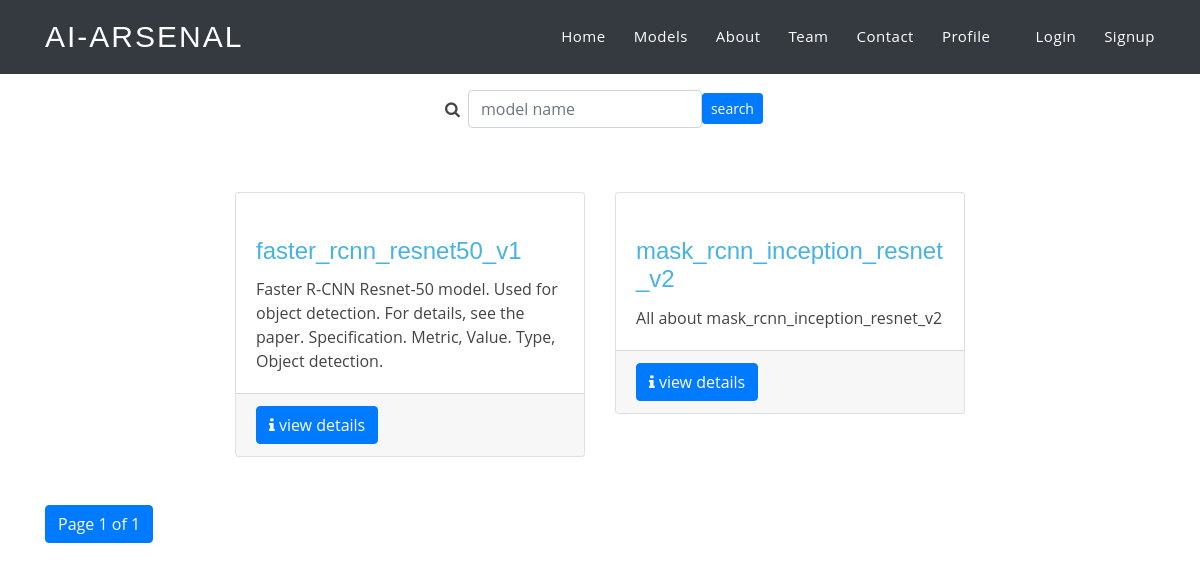
The app's page /dashboard/, older data.
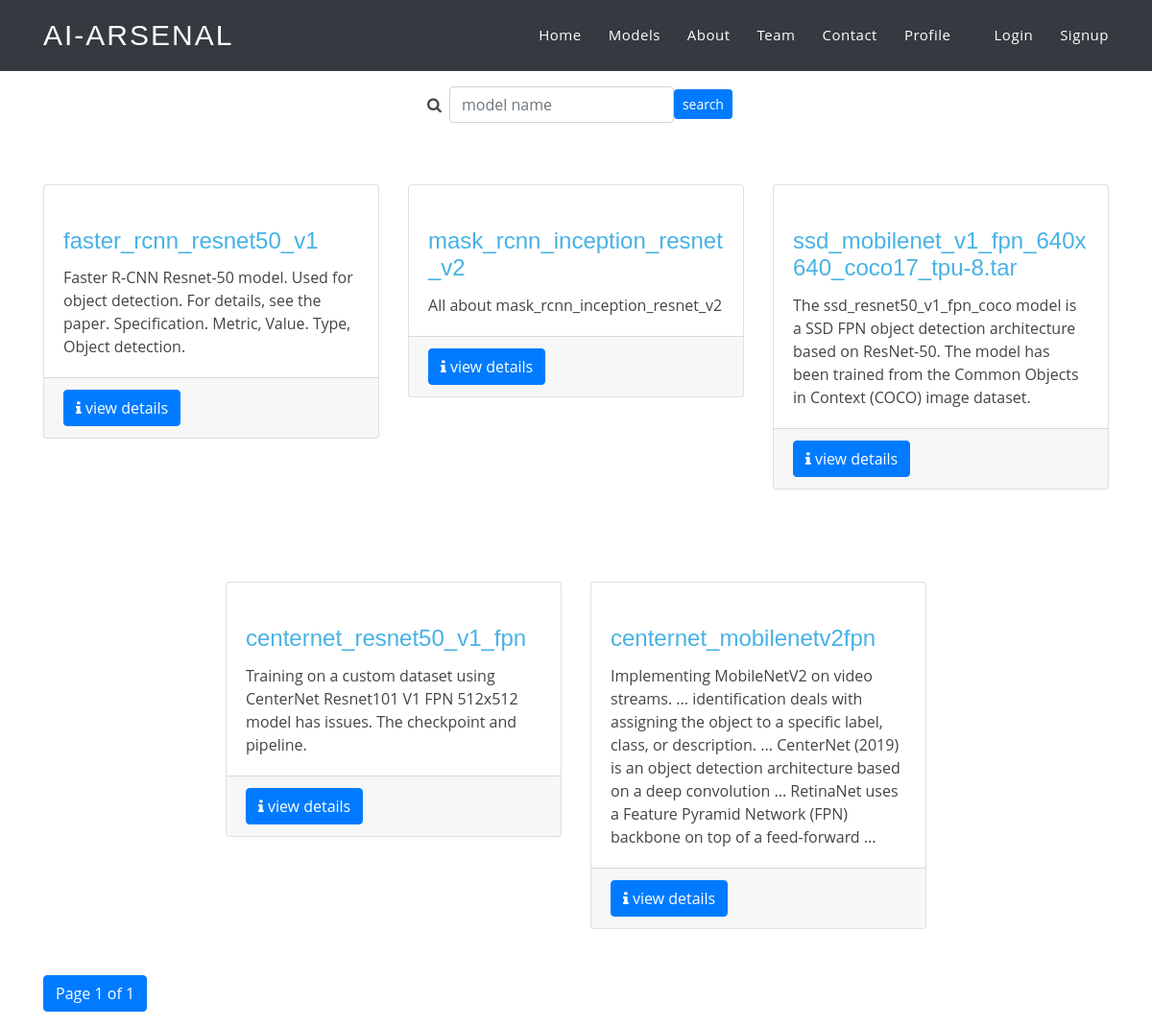
The same page, newer data.
### storage/models.py (models this page shows, shortened)
class AiModel(models.Model):
    model_category =(
        (1,"image"),
        (2,"text"),
        (3,"nlp"),
        (4,"video"),
        (5,"others"),
    )
    name = models.CharField(max_length=225,default='model')
    summary = models.TextField()
    model_file =models.FileField(upload_to='ai_models',null=True)
    category= models.IntegerField(choices=model_category,default=model_category[0][1])
    model_image = models.ImageField(upload_to='ai_models/images',null=True)
    uploader =models.ForeignKey(User,on_delete=models.DO_NOTHING,default=2)
    uploaded_on =models.DateTimeField(auto_now=True)

### users/views.py (the view)
# urls.py: path('dashboard/',DashboardListView.as_view(),name='dashboard'),
class DashboardListView(ListView):
    model = AiModel
    template_name = "users/dashboard.html"
    paginate_by = 10

### templates/users/dashboard.html (shortened to what this page needs)
{% extends 'layout/base.html' %}
{% load static %}
{% block content %}
<div class="container">
    <div class="row  justify-content-center">
        <div class="col-l2 my-3">
            <form class="form-inline" action="{% url 'search_ai_model' %}">
                <div class="form-group">
                    <label for="q" class="p-2"><i class="fa fa-search" aria-hidden="true"></i> </label>
                    <input type="text" name="q" id="q" class="form-control " placeholder="model name"
                        aria-describedby="qhelp">
                    <button class="btn btn-sm btn-primary">search</button>
                </div>
            </form>
        </div>
    </div>
</div>
<div class="container">
  <div class="row justify-content-center">
      {% for record in page_obj %}
      <div class="col-lg-4 col-xs-4 my-5">
          <div class="card">
              <a href="{% url 'detail_model' record.id %}"><img class="card-img-top "
                src="{{ record.model_image.url }} " alt=""></a>
              <div class="card-body">
                  <h4 class="card-title"><a href="{% url 'detail_model' record.id %}">{{record.name}}</a></h4>
                  <p class="card-text">{{record.summary}}</p>
              </div>
              <div class="card-footer">
                  <a class="btn btn-primary" href="{% url 'detail_model' record.id %}"><i class="fa fa-info"
                          aria-hidden="true"></i> view details</a>
              </div>
          </div>
      </div>
      {% endfor %}
  </div>
  <div class="row justify-content-center">
      <div class="col">
          <nav aria-label="Page navigation example">
              <ul class="pagination">
                  <li class="page-item active" aria-current="page">
                      <a class="page-link">
                          Page {{ page_obj.number }} of {{ page_obj.paginator.num_pages }}
                      </a>
                  </li>
              </ul>
          </nav>
      </div>
  </div>
</div>
{% endblock content %}

### templates/layout/base.html (shortened to what this page needs)
<!doctype html>
<html lang="en">
<head>
  <link rel="stylesheet" href="https://cdn.jsdelivr.net/npm/bootstrap@4.6.0/dist/css/bootstrap.min.css"
>
  <link rel="stylesheet" href="https://cdnjs.cloudflare.com/ajax/libs/font-awesome/4.7.0/css/font-awesome.min.css">
  {% load static %}
</head>
<body>
<header id="header"  class="bg-dark">
  <div class="container d-flex align-items-center">
    <h1 class="logo mr-auto"><a href="{% url 'index' %}">AI-ARSENAL</a></h1>
    <nav class="nav-menu d-none d-lg-block">
      <ul>
        {% if user.is_authenticated %}
        <li class="active"><a href="{% url 'index' %}">Home</a></li>
        <li><a href="{% url 'view_model' %}">View</a></li>
        <li><a href="{% url 'about' %}">About</a></li>
        <li><a href="{% url 'team' %}">Team</a></li>
        <li><a href="{% url 'contact' %}">Contact</a></li>
        <li class=""><a href="{% url 'upload_ai_model' %}">Upload</a></li>
        <li class="drop-down"><a href="">Profile</a>
          <ul>
            <li><a href="{% url 'password_change' %}">Change <br> Password</a></li>
            <li><a href="{% url 'logout' %}">Logout</a></li>
          </ul>
        </li>
        <!--
          <ul class="nav-item dropdown ">
            <a class="nav-link text-white dropdown-toggle" href="#" id="dropdownId" data-toggle="dropdown"
              aria-haspopup="true" aria-expanded="false">Profile</a>
            <li class="dropdown-menu" aria-labelledby="dropdownId">
              <a class="dropdown-item text-black-50 " href="{% url 'password_change' %}">Change <br>Password</a>
              <a class="dropdown-item text-black-50" href="{% url 'logout' %}">Logout</a>
            </li>
          </ul> -->
<!--
        <form class="form-inline" action="{% url 'search_ai_model' %}">
          <div class="form-group">
            <input type="text" name="q" id="q" class="form-control " placeholder="model name" aria-describedby="qhelp">
            <!-- <button class="btn btn-sm btn-primary">search</button>
          </div>
        </form> -->
        {% else %}
        <li class=""><a href="{% url 'index' %}">Home</a></li>
        <li><a href="{% url 'dashboard' %}">Models</a></li>
        <li><a href="{% url 'about' %}">About</a></li>
        <li><a href="{% url 'team' %}">Team</a></li>
        <li><a href="{% url 'contact' %}">Contact</a></li>
        <li class="drop-down "><a href="">Profile</a>
        <li><a href="{% url 'login' %}" class="btn-get-started scrollto">Login</a></li>
        <li><a href="{% url 'register' %}">Signup</a></li>
        {% endif %}
      </ul>
    </nav>
  </div>
</header>
</body>
{% block content %}
{% endblock content %}
</html>

Row changes from the older to the newer data that the page shows:
added AiModel: name "ssd_mobilenet_v1_fpn_640x640_coco17_tpu-8.tar", summary "The ssd_resnet50_v1_fpn_coco model is a SSD FPN object detection architecture based on ResNet-50. The model has been trained from the Common Objects in Context (COCO) image dataset."
added AiModel: name "centernet_resnet50_v1_fpn", summary "Training on a custom dataset using CenterNet Resnet101 V1 FPN 512x512 model has issues. The checkpoint and pipeline."
added AiModel: name "centernet_mobilenetv2fpn", summary "Implementing MobileNetV2 on video streams. ... identification deals with assigning the object to a specific label, class, or description. ... CenterNet (2019) is an object detection architecture based on a deep convolution ... RetinaNet uses a Feature Pyramid Network (FPN) backbone on top of a feed-forward ..."
